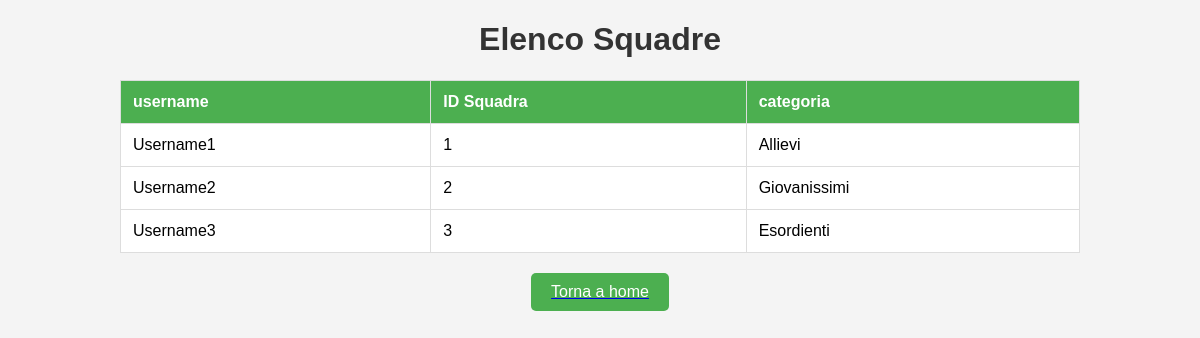
Screenshot of /phpAPI/php/visualizzasquadre.php with the database file from the repository.
### tables this page shows
CREATE TABLE IF NOT EXISTS Squadra (
    SquadraID VARCHAR(255) PRIMARY KEY ,
    Categoria VARCHAR(255),
    Username VARCHAR(255)
);

### phpAPI/php/visualizzasquadre.php (the view, shortened to what this page needs)
<!DOCTYPE html>
<html lang="en">
<head>
</head>
<body>
<h1>Elenco Squadre</h1>
<?php
$servername = "localhost";
$username = "root";
$password = "";
$dbname = "TeamTactiCoach";
$conn = new mysqli($servername, $username, $password, $dbname);
$sql = "SELECT * FROM Squadra";
$result = $conn->query($sql);
    echo "<table border='1'>
            <tr>
                <th>username</th>
                <th>ID Squadra</th>
                <th>categoria</th>
            </tr>";
    while ($row = $result->fetch_assoc()) {
        echo "<tr>
                <td>" . $row["Username"] . "</td>
                <td>" . $row["SquadraID"] . "</td>
                <td>" . $row["Categoria"] . "</td>
              </tr>";
    }
    echo "</table>";
?>
<a href="homeadmin.php"><button>Torna a home</button></a>
</body>
</html>

### phpAPI/php/visualizzasquadre.php (style rules this page uses)
body { font-family: Arial, sans-serif; background-color: #f4f4f4; margin: 0; padding: 0; }
h1 { text-align: center; color: #333; }
table { width: 80%; margin: 20px auto; border-collapse: collapse; border: 1px solid #ddd; background-color: #fff; }
th, td { padding: 12px; text-align: left; border-bottom: 1px solid #ddd; }
th { background-color: #4CAF50; color: white; }
button { display: block; margin: 20px auto; padding: 10px 20px; font-size: 16px; background-color: #4CAF50; color: white; border: none; border-radius: 5px; cursor: pointer; }

### rows the page displays
squadra: Username "Username1", SquadraID "1", Categoria "Allievi"
squadra: Username "Username2", SquadraID "2", Categoria "Giovanissimi"
squadra: Username "Username3", SquadraID "3", Categoria "Esordienti"
